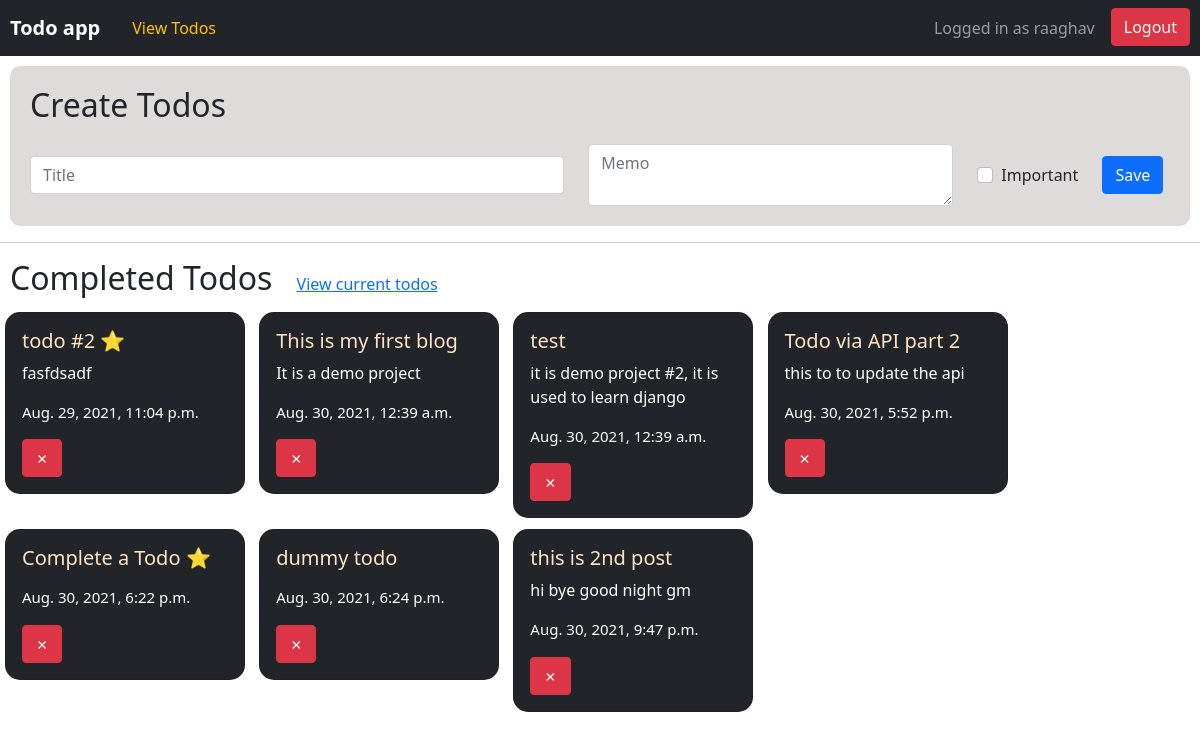
/todos/completedtodos (signed in), run on the app's committed database.
### todo/models.py (models this page shows, shortened)
class Todo(models.Model):
	title = models.CharField(max_length=100)
	description = models.TextField(max_length=300,blank=True)
	datecreated = models.DateTimeField(auto_now_add=True)
	datecompleted = models.DateTimeField(null=True, blank=True)
	important = models.BooleanField(default = False)
	user = models.ForeignKey(User, on_delete=models.CASCADE,)
	status = models.BooleanField(default = False)

### todo/views.py (the view, shortened to what this page needs)
# urls.py: path('todos/completedtodos', views.completedtodos, name='completedtodos'),
def completedtodos(request):
	if request.method == "GET":
		todos = Todo.objects.filter(user=request.user, status=True)
		return render(request, 'todo/todo.html', {'form':TodoForm(), 'todos':todos, 'pendingList':False})

### todo/forms.py
class TodoForm(ModelForm):
	class Meta:
		model = Todo
		fields = ['title', 'description', 'important']

### todo/templates/todo/todo.html (shortened to what this page needs)
{% extends 'todo/base.html' %}
{% block content %}
<div class="form-group myform">
	<h2 class="formheadder">Create Todos</h2>
	<form method="POST">
		<div class="form-group createinput">
			<input type="text" name="title" class="form-control" id="title" placeholder="Title" size="50" required>
		</div>
		<div class="form-group createinput">
			<textarea name="description" class="form-control" id="description" placeholder="Memo" cols="35"></textarea>
		</div>
		<div class="form-group createinput form-check">
			<input type="checkbox" name="important" class="form-check-input" id="important">
			<label class="form-check-label" for="important">Important</label>
		</div>
		<button type="submit" class=" createinput btn btn-primary">Save</button>
	</form>
</div>
<hr>
	<div">
		{% if pendingList == False %}
		<h2 style="margin-left: 10px; display: inline-block;">Completed Todos</h2>
		<a style="margin-top: 10px; margin-left:20px; display: inline-block;" href="{% url 'currenttodos' %}">View current todos</a>
		{% else %}
		<h2 style="margin-left: 10px; display: inline-block;">Pending Todos</h2>
		<a style="margin-top: 10px; margin-left:20px; display: inline-block;" href="{% url 'completedtodos' %}">View completed todos</a>
		{% endif %}
	<br>
	<div>
		{% for todo in todos %}
		<div class="card bg-dark text-white " style="width: 15rem; margin:5px; border-radius: 15px; display: inline-block; vertical-align: text-top;">
			<div class="card-body">
			<a style="color: bisque;text-decoration: none;" class="text card-title" href="{% url 'viewtodo' todo.id %}"><h5 >{{ todo.title }} {% if todo.important %} ⭐ {% endif %}	</h5> </a>
			<p class="card-text">{{ todo.description|truncatechars:50 }}</p>
			{% if pendingList %}
			<p class="card-text" style="font-size: 10px">{{ todo.datecreated }}</p>
			<a class="btn btn-success" href="{% url 'completetodo' todo.id %}">&#10003</a>
			<a class="btn btn-danger" href="{% url 'deletetodo' todo.id 'current' %}">&#10007</a>
			{% else %}
			<p class="card-text" style="font-size: 15px">{{ todo.datecompleted }}</p>
			<a class="btn btn-danger" href="{% url 'deletetodo' todo.id 'complete' %}">&#10007</a>
			{% endif %}
		</div> </div>
		{% endfor %}
	</div>
{% endblock %}

### todo/templates/todo/base.html (shortened to what this page needs)
<!doctype html>
<html lang="en">
  <head>
    {% load static %}
    <link href="https://cdn.jsdelivr.net/npm/bootstrap@5.0.2/dist/css/bootstrap.min.css" rel="stylesheet">
  </head>
  <body>
    <nav class="navbar navbar-expand-lg navbar-expand-md navbar-dark bg-dark">
      <b class="navbar-brand" style="margin-left: 10px;">Todo app</b>
      {% if user.is_authenticated %}
        <a class="nav-item nav-link text-warning" href="{% url 'currenttodos' %}">View Todos</a>
      {% endif%}
      <div class="collapse navbar-collapse" id="navbarNavAltMarkup">
        <ul class="navbar-nav">
        {% if user.is_authenticated %}
				<p class="navbar-text mx-3 my-0">Logged in as {{ user.get_username }}</p>
				<form method="POST" action="{% url 'logoutuser' %}">
					<button type="submit" class="btn btn-danger nav-item">Logout</button>
				</form>
				{% else%}
				<a class="nav-item nav-link" href="{% url 'signupuser' %}"> Sign up</a>
				<a class="nav-item nav-link" href="{% url 'loginuser' %}"> Login</a>
				{% endif%}
        </ul>
      </div>
    </nav>
    {% block content %}
    {% endblock %}
</body>
</html>

### todo/templates/todo/base.html (style rules this page uses)
.formheadder { margin: 10px; }
.myform { padding: 10px; background-color: rgba(184, 177, 177, 0.459); margin: 10px; border-radius: 10px; }
.createinput { display: inline-block; vertical-align: middle; margin: 10px; }
.navbar-nav { margin-left: auto; margin-right: 10px; }

### data on the page
Todo: title "todo #2", description "fasfdsadf", datecompleted "Aug. 29, 2021, 11:04 p.m."
Todo: title "This is my first blog", description "It is a demo project", datecompleted "Aug. 30, 2021, 12:39 a.m."
Todo: title "test", description "it is demo project #2, it is used to learn django", datecompleted "Aug. 30, 2021, 12:39 a.m."
Todo: title "Todo via API part 2", description "this to to update the api", datecompleted "Aug. 30, 2021, 5:52 p.m."
Todo: title "Complete a Todo", datecompleted "Aug. 30, 2021, 6:22 p.m."
Todo: title "dummy todo", datecompleted "Aug. 30, 2021, 6:24 p.m."
Todo: title "this is 2nd post", description "hi bye good night gm", datecompleted "Aug. 30, 2021, 9:47 p.m."

### other printed values
{{ user.get_username }} "raaghav"
